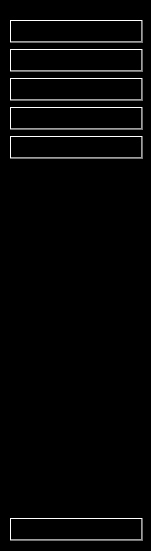
   <widget class="QWidget" name="sidebar2" native="true">
    <property name="geometry">
     <rect>
      <x>0</x>
      <y>60</y>
      <width>151</width>
      <height>551</height>
     </rect>
    </property>
    <property name="palette">
     <palette>
      <active>
       <colorrole role="WindowText">
        <brush brushstyle="SolidPattern">
         <color alpha="255">
          <red>0</red>
          <green>0</green>
          <blue>0</blue>
         </color>
        </brush>
       </colorrole>
       <colorrole role="Button">
        <brush brushstyle="LinearGradientPattern">
         <gradient startx="1.000000000000000" starty="0.000000000000000" endx="1.000000000000000" endy="0.000000000000000" type="LinearGradient" spread="PadSpread" coordinatemode="ObjectBoundingMode">
          <gradientstop position="0.000000000000000">
           <color alpha="255">
            <red>0</red>
            <green>0</green>
            <blue>0</blue>
           </color>
          </gradientstop>
          <gradientstop position="1.000000000000000">
           <color alpha="255">
            <red>255</red>
            <green>255</green>
            <blue>255</blue>
           </color>
          </gradientstop>
         </gradient>
        </brush>
       </colorrole>
       <colorrole role="Light">
        <brush brushstyle="SolidPattern">
         <color alpha="255">
          <red>255</red>
          <green>255</green>
          <blue>255</blue>
         </color>
        </brush>
       </colorrole>
       <colorrole role="Midlight">
        <brush brushstyle="SolidPattern">
         <color alpha="255">
          <red>255</red>
          <green>255</green>
          <blue>255</blue>
         </color>
        </brush>
       </colorrole>
       <colorrole role="Dark">
        <brush brushstyle="SolidPattern">
         <color alpha="255">
          <red>127</red>
          <green>127</green>
          <blue>127</blue>
         </color>
        </brush>
       </colorrole>
       <colorrole role="Mid">
        <brush brushstyle="SolidPattern">
         <color alpha="255">
          <red>170</red>
          <green>170</green>
          <blue>170</blue>
         </color>
        </brush>
       </colorrole>
       <colorrole role="Text">
        <brush brushstyle="SolidPattern">
         <color alpha="255">
          <red>0</red>
          <green>0</green>
          <blue>0</blue>
         </color>
        </brush>
       </colorrole>
       <colorrole role="BrightText">
        <brush brushstyle="SolidPattern">
         <color alpha="255">
          <red>255</red>
          <green>255</green>
          <blue>255</blue>
         </color>
        </brush>
       </colorrole>
       <colorrole role="ButtonText">
        <brush brushstyle="SolidPattern">
         <color alpha="255">
          <red>0</red>
          <green>0</green>
          <blue>0</blue>
         </color>
        </brush>
       </colorrole>
       <colorrole role="Base">
        <brush brushstyle="LinearGradientPattern">
         <gradient startx="1.000000000000000" starty="0.000000000000000" endx="1.000000000000000" endy="0.000000000000000" type="LinearGradient" spread="PadSpread" coordinatemode="ObjectBoundingMode">
          <gradientstop position="0.000000000000000">
           <color alpha="255">
            <red>0</red>
            <green>0</green>
            <blue>0</blue>
           </color>
          </gradientstop>
          <gradientstop position="1.000000000000000">
           <color alpha="255">
            <red>255</red>
            <green>255</green>
            <blue>255</blue>
           </color>
          </gradientstop>
         </gradient>
        </brush>
       </colorrole>
       <colorrole role="Window">
        <brush brushstyle="LinearGradientPattern">
         <gradient startx="1.000000000000000" starty="0.000000000000000" endx="1.000000000000000" endy="0.000000000000000" type="LinearGradient" spread="PadSpread" coordinatemode="ObjectBoundingMode">
          <gradientstop position="0.000000000000000">
           <color alpha="255">
            <red>0</red>
            <green>0</green>
            <blue>0</blue>
           </color>
          </gradientstop>
          <gradientstop position="1.000000000000000">
           <color alpha="255">
            <red>255</red>
            <green>255</green>
            <blue>255</blue>
           </color>
          </gradientstop>
         </gradient>
        </brush>
       </colorrole>
       <colorrole role="Shadow">
        <brush brushstyle="SolidPattern">
         <color alpha="255">
          <red>0</red>
          <green>0</green>
          <blue>0</blue>
         </color>
        </brush>
       </colorrole>
       <colorrole role="Link">
        <brush brushstyle="SolidPattern">
         <color alpha="255">
          <red>255</red>
          <green>255</green>
          <blue>255</blue>
         </color>
        </brush>
       </colorrole>
       <colorrole role="LinkVisited">
        <brush brushstyle="SolidPattern">
         <color alpha="255">
          <red>255</red>
          <green>255</green>
          <blue>255</blue>
         </color>
        </brush>
       </colorrole>
       <colorrole role="AlternateBase">
        <brush brushstyle="SolidPattern">
         <color alpha="255">
          <red>255</red>
          <green>255</green>
          <blue>255</blue>
         </color>
        </brush>
       </colorrole>
       <colorrole role="ToolTipBase">
        <brush brushstyle="SolidPattern">
         <color alpha="255">
          <red>255</red>
          <green>255</green>
          <blue>220</blue>
         </color>
        </brush>
       </colorrole>
       <colorrole role="ToolTipText">
        <brush brushstyle="SolidPattern">
         <color alpha="255">
          <red>0</red>
          <green>0</green>
          <blue>0</blue>
         </color>
        </brush>
       </colorrole>
       <colorrole role="PlaceholderText">
        <brush brushstyle="SolidPattern">
         <color alpha="128">
          <red>0</red>
          <green>0</green>
          <blue>0</blue>
         </color>
        </brush>
       </colorrole>
      </active>
      <inactive>
       <colorrole role="WindowText">
        <brush brushstyle="SolidPattern">
         <color alpha="255">
          <red>0</red>
          <green>0</green>
          <blue>0</blue>
         </color>
        </brush>
       </colorrole>
       <colorrole role="Button">
        <brush brushstyle="LinearGradientPattern">
         <gradient startx="1.000000000000000" starty="0.000000000000000" endx="1.000000000000000" endy="0.000000000000000" type="LinearGradient" spread="PadSpread" coordinatemode="ObjectBoundingMode">
          <gradientstop position="0.000000000000000">
           <color alpha="255">
            <red>0</red>
            <green>0</green>
            <blue>0</blue>
           </color>
          </gradientstop>
          <gradientstop position="1.000000000000000">
           <color alpha="255">
            <red>255</red>
            <green>255</green>
            <blue>255</blue>
           </color>
          </gradientstop>
         </gradient>
        </brush>
       </colorrole>
       <colorrole role="Light">
        <brush brushstyle="SolidPattern">
         <color alpha="255">
          <red>255</red>
          <green>255</green>
          <blue>255</blue>
         </color>
        </brush>
       </colorrole>
       <colorrole role="Midlight">
        <brush brushstyle="SolidPattern">
         <color alpha="255">
          <red>255</red>
          <green>255</green>
          <blue>255</blue>
         </color>
        </brush>
       </colorrole>
       <colorrole role="Dark">
        <brush brushstyle="SolidPattern">
         <color alpha="255">
          <red>127</red>
          <green>127</green>
          <blue>127</blue>
         </color>
        </brush>
       </colorrole>
       <colorrole role="Mid">
        <brush brushstyle="SolidPattern">
         <color alpha="255">
          <red>170</red>
          <green>170</green>
          <blue>170</blue>
         </color>
        </brush>
       </colorrole>
       <colorrole role="Text">
        <brush brushstyle="SolidPattern">
         <color alpha="255">
          <red>0</red>
          <green>0</green>
          <blue>0</blue>
         </color>
        </brush>
       </colorrole>
       <colorrole role="BrightText">
        <brush brushstyle="SolidPattern">
         <color alpha="255">
          <red>255</red>
          <green>255</green>
          <blue>255</blue>
         </color>
        </brush>
       </colorrole>
       <colorrole role="ButtonText">
        <brush brushstyle="SolidPattern">
         <color alpha="255">
          <red>0</red>
          <green>0</green>
          <blue>0</blue>
         </color>
        </brush>
       </colorrole>
       <colorrole role="Base">
        <brush brushstyle="LinearGradientPattern">
         <gradient startx="1.000000000000000" starty="0.000000000000000" endx="1.000000000000000" endy="0.000000000000000" type="LinearGradient" spread="PadSpread" coordinatemode="ObjectBoundingMode">
          <gradientstop position="0.000000000000000">
           <color alpha="255">
            <red>0</red>
            <green>0</green>
            <blue>0</blue>
           </color>
          </gradientstop>
          <gradientstop position="1.000000000000000">
           <color alpha="255">
            <red>255</red>
            <green>255</green>
            <blue>255</blue>
           </color>
          </gradientstop>
         </gradient>
        </brush>
       </colorrole>
       <colorrole role="Window">
        <brush brushstyle="LinearGradientPattern">
         <gradient startx="1.000000000000000" starty="0.000000000000000" endx="1.000000000000000" endy="0.000000000000000" type="LinearGradient" spread="PadSpread" coordinatemode="ObjectBoundingMode">
          <gradientstop position="0.000000000000000">
           <color alpha="255">
            <red>0</red>
            <green>0</green>
            <blue>0</blue>
           </color>
          </gradientstop>
          <gradientstop position="1.000000000000000">
           <color alpha="255">
            <red>255</red>
            <green>255</green>
            <blue>255</blue>
           </color>
          </gradientstop>
         </gradient>
        </brush>
       </colorrole>
       <colorrole role="Shadow">
        <brush brushstyle="SolidPattern">
         <color alpha="255">
          <red>0</red>
          <green>0</green>
          <blue>0</blue>
         </color>
        </brush>
       </colorrole>
       <colorrole role="Link">
        <brush brushstyle="SolidPattern">
         <color alpha="255">
          <red>255</red>
          <green>255</green>
          <blue>255</blue>
         </color>
        </brush>
       </colorrole>
       <colorrole role="LinkVisited">
        <brush brushstyle="SolidPattern">
         <color alpha="255">
          <red>255</red>
          <green>255</green>
          <blue>255</blue>
         </color>
        </brush>
       </colorrole>
       <colorrole role="AlternateBase">
        <brush brushstyle="SolidPattern">
         <color alpha="255">
          <red>255</red>
          <green>255</green>
          <blue>255</blue>
         </color>
        </brush>
       </colorrole>
       <colorrole role="ToolTipBase">
        <brush brushstyle="SolidPattern">
         <color alpha="255">
          <red>255</red>
          <green>255</green>
          <blue>220</blue>
         </color>
        </brush>
       </colorrole>
       <colorrole role="ToolTipText">
        <brush brushstyle="SolidPattern">
         <color alpha="255">
          <red>0</red>
          <green>0</green>
          <blue>0</blue>
         </color>
        </brush>
       </colorrole>
       <colorrole role="PlaceholderText">
        <brush brushstyle="SolidPattern">
         <color alpha="128">
          <red>0</red>
          <green>0</green>
          <blue>0</blue>
         </color>
        </brush>
       </colorrole>
      </inactive>
      <disabled>
       <colorrole role="WindowText">
        <brush brushstyle="SolidPattern">
         <color alpha="255">
          <red>127</red>
          <green>127</green>
          <blue>127</blue>
         </color>
        </brush>
       </colorrole>
       <colorrole role="Button">
        <brush brushstyle="LinearGradientPattern">
         <gradient startx="1.000000000000000" starty="0.000000000000000" endx="1.000000000000000" endy="0.000000000000000" type="LinearGradient" spread="PadSpread" coordinatemode="ObjectBoundingMode">
          <gradientstop position="0.000000000000000">
           <color alpha="255">
            <red>0</red>
            <green>0</green>
            <blue>0</blue>
           </color>
          </gradientstop>
          <gradientstop position="1.000000000000000">
           <color alpha="255">
            <red>255</red>
            <green>255</green>
            <blue>255</blue>
           </color>
          </gradientstop>
         </gradient>
        </brush>
       </colorrole>
       <colorrole role="Light">
        <brush brushstyle="SolidPattern">
         <color alpha="255">
          <red>255</red>
          <green>255</green>
          <blue>255</blue>
         </color>
        </brush>
       </colorrole>
       <colorrole role="Midlight">
        <brush brushstyle="SolidPattern">
         <color alpha="255">
          <red>255</red>
          <green>255</green>
          <blue>255</blue>
         </color>
        </brush>
       </colorrole>
       <colorrole role="Dark">
        <brush brushstyle="SolidPattern">
         <color alpha="255">
          <red>127</red>
          <green>127</green>
          <blue>127</blue>
         </color>
        </brush>
       </colorrole>
       <colorrole role="Mid">
        <brush brushstyle="SolidPattern">
         <color alpha="255">
          <red>170</red>
          <green>170</green>
          <blue>170</blue>
         </color>
        </brush>
       </colorrole>
       <colorrole role="Text">
        <brush brushstyle="SolidPattern">
         <color alpha="255">
          <red>127</red>
          <green>127</green>
          <blue>127</blue>
         </color>
        </brush>
       </colorrole>
       <colorrole role="BrightText">
        <brush brushstyle="SolidPattern">
         <color alpha="255">
          <red>255</red>
          <green>255</green>
          <blue>255</blue>
         </color>
        </brush>
       </colorrole>
       <colorrole role="ButtonText">
        <brush brushstyle="SolidPattern">
         <color alpha="255">
          <red>127</red>
          <green>127</green>
          <blue>127</blue>
         </color>
        </brush>
       </colorrole>
       <colorrole role="Base">
        <brush brushstyle="LinearGradientPattern">
         <gradient startx="1.000000000000000" starty="0.000000000000000" endx="1.000000000000000" endy="0.000000000000000" type="LinearGradient" spread="PadSpread" coordinatemode="ObjectBoundingMode">
          <gradientstop position="0.000000000000000">
           <color alpha="255">
            <red>0</red>
            <green>0</green>
            <blue>0</blue>
           </color>
          </gradientstop>
          <gradientstop position="1.000000000000000">
           <color alpha="255">
            <red>255</red>
            <green>255</green>
            <blue>255</blue>
           </color>
          </gradientstop>
         </gradient>
        </brush>
       </colorrole>
       <colorrole role="Window">
        <brush brushstyle="LinearGradientPattern">
         <gradient startx="1.000000000000000" starty="0.000000000000000" endx="1.000000000000000" endy="0.000000000000000" type="LinearGradient" spread="PadSpread" coordinatemode="ObjectBoundingMode">
          <gradientstop position="0.000000000000000">
           <color alpha="255">
            <red>0</red>
            <green>0</green>
            <blue>0</blue>
           </color>
          </gradientstop>
          <gradientstop position="1.000000000000000">
           <color alpha="255">
            <red>255</red>
            <green>255</green>
            <blue>255</blue>
           </color>
          </gradientstop>
         </gradient>
        </brush>
       </colorrole>
       <colorrole role="Shadow">
        <brush brushstyle="SolidPattern">
         <color alpha="255">
          <red>0</red>
          <green>0</green>
          <blue>0</blue>
         </color>
        </brush>
       </colorrole>
       <colorrole role="Link">
        <brush brushstyle="SolidPattern">
         <color alpha="255">
          <red>255</red>
          <green>255</green>
          <blue>255</blue>
         </color>
        </brush>
       </colorrole>
       <colorrole role="LinkVisited">
        <brush brushstyle="SolidPattern">
         <color alpha="255">
          <red>255</red>
          <green>255</green>
          <blue>255</blue>
         </color>
        </brush>
       </colorrole>
       <colorrole role="AlternateBase">
        <brush brushstyle="SolidPattern">
         <color alpha="255">
          <red>255</red>
          <green>255</green>
          <blue>255</blue>
         </color>
        </brush>
       </colorrole>
       <colorrole role="ToolTipBase">
        <brush brushstyle="SolidPattern">
         <color alpha="255">
          <red>255</red>
          <green>255</green>
          <blue>220</blue>
         </color>
        </brush>
       </colorrole>
       <colorrole role="ToolTipText">
        <brush brushstyle="SolidPattern">
         <color alpha="255">
          <red>0</red>
          <green>0</green>
          <blue>0</blue>
         </color>
        </brush>
       </colorrole>
       <colorrole role="PlaceholderText">
        <brush brushstyle="SolidPattern">
         <color alpha="128">
          <red>0</red>
          <green>0</green>
          <blue>0</blue>
         </color>
        </brush>
       </colorrole>
      </disabled>
     </palette>
    </property>
    <property name="font">
     <font>
      <family>Arial</family>
     </font>
    </property>
    <property name="styleSheet">
     <string notr="true">background-color: qlineargradient(spread:pad, x1:1, y1:0, x2:1, y2:0, stop:0 rgba(0, 0, 0, 255), stop:1 rgba(255, 255, 255, 255));</string>
    </property>
    <widget class="QWidget" name="layoutWidget">
     <property name="geometry">
      <rect>
       <x>10</x>
       <y>20</y>
       <width>133</width>
       <height>521</height>
      </rect>
     </property>
     <layout class="QVBoxLayout" name="verticalLayout_2">
      <item>
       <widget class="QPushButton" name="perosonelle_2">
        <property name="text">
         <string>personelle</string>
        </property>
        <property name="icon">
         <iconset resource="icon.qrc">
          <normaloff>:/icon/guest.ico</normaloff>:/icon/guest.ico</iconset>
        </property>
        <property name="checkable">
         <bool>true</bool>
        </property>
        <property name="autoExclusive">
         <bool>true</bool>
        </property>
       </widget>
      </item>
      <item>
       <widget class="QPushButton" name="programe_2">
        <property name="text">
         <string>programme</string>
        </property>
        <property name="icon">
         <iconset resource="icon.qrc">
          <normaloff>:/icon/agenda.ico</normaloff>:/icon/agenda.ico</iconset>
        </property>
        <property name="checkable">
         <bool>true</bool>
        </property>
        <property name="autoExclusive">
         <bool>true</bool>
        </property>
       </widget>
      </item>
      <item>
       <widget class="QPushButton" name="invite_2">
        <property name="text">
         <string>invites</string>
        </property>
        <property name="icon">
         <iconset resource="icon.qrc">
          <normaloff>:/icon/group.ico</normaloff>:/icon/group.ico</iconset>
        </property>
        <property name="checkable">
         <bool>true</bool>
        </property>
        <property name="autoExclusive">
         <bool>true</bool>
        </property>
       </widget>
      </item>
      <item>
       <widget class="QPushButton" name="equipment_2">
        <property name="text">
         <string>equipment</string>
        </property>
        <property name="icon">
         <iconset resource="icon.qrc">
          <normaloff>:/icon/equi.ico</normaloff>:/icon/equi.ico</iconset>
        </property>
        <property name="checkable">
         <bool>true</bool>
        </property>
        <property name="autoExclusive">
         <bool>true</bool>
        </property>
       </widget>
      </item>
      <item>
       <widget class="QPushButton" name="sponsor_2">
        <property name="text">
         <string>sponsor</string>
        </property>
        <property name="icon">
         <iconset resource="icon.qrc">
          <normaloff>:/icon/money.ico</normaloff>:/icon/money.ico</iconset>
        </property>
        <property name="checkable">
         <bool>true</bool>
        </property>
        <property name="autoExclusive">
         <bool>true</bool>
        </property>
       </widget>
      </item>
      <item>
       <spacer name="verticalSpacer_2">
        <property name="orientation">
         <enum>Qt::Vertical</enum>
        </property>
        <property name="sizeHint" stdset="0">
         <size>
          <width>20</width>
          <height>268</height>
         </size>
        </property>
       </spacer>
      </item>
      <item>
       <widget class="QPushButton" name="quitter_2">
        <property name="text">
         <string>quitter</string>
        </property>
        <property name="icon">
         <iconset resource="icon.qrc">
          <normaloff>:/icon/exit.ico</normaloff>:/icon/exit.ico</iconset>
        </property>
        <property name="checkable">
         <bool>true</bool>
        </property>
        <property name="autoExclusive">
         <bool>true</bool>
        </property>
       </widget>
      </item>
     </layout>
    </widget>
   </widget>
